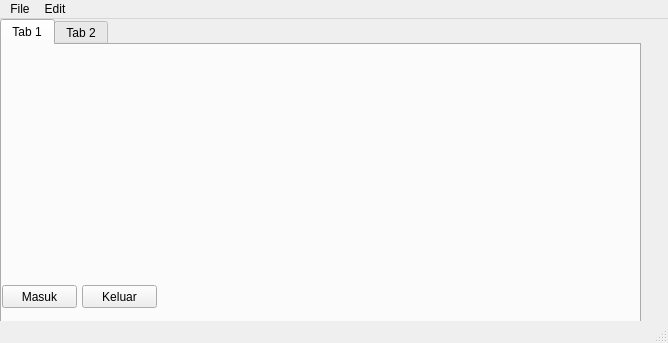
<?xml version="1.0" encoding="UTF-8"?>
<ui version="4.0">
 <class>MainWindow</class>
 <widget class="QMainWindow" name="MainWindow">
  <property name="geometry">
   <rect>
    <x>0</x>
    <y>0</y>
    <width>668</width>
    <height>343</height>
   </rect>
  </property>
  <property name="windowTitle">
   <string>MainWindow</string>
  </property>
  <widget class="QWidget" name="centralwidget">
   <widget class="QTabWidget" name="tabWidget">
    <property name="geometry">
     <rect>
      <x>0</x>
      <y>0</y>
      <width>641</width>
      <height>321</height>
     </rect>
    </property>
    <property name="currentIndex">
     <number>0</number>
    </property>
    <widget class="QWidget" name="tab">
     <attribute name="title">
      <string>Tab 1</string>
     </attribute>
     <widget class="QPushButton" name="pushButton">
      <property name="geometry">
       <rect>
        <x>0</x>
        <y>240</y>
        <width>75</width>
        <height>23</height>
       </rect>
      </property>
      <property name="text">
       <string>Masuk</string>
      </property>
     </widget>
     <widget class="QPushButton" name="pushButton_2">
      <property name="geometry">
       <rect>
        <x>80</x>
        <y>240</y>
        <width>75</width>
        <height>23</height>
       </rect>
      </property>
      <property name="text">
       <string>Keluar</string>
      </property>
     </widget>
    </widget>
    <widget class="QWidget" name="tab_2">
     <attribute name="title">
      <string>Tab 2</string>
     </attribute>
     <widget class="QLCDNumber" name="lcdNumber">
      <property name="geometry">
       <rect>
        <x>160</x>
        <y>90</y>
        <width>121</width>
        <height>41</height>
       </rect>
      </property>
      <property name="digitCount">
       <number>2</number>
      </property>
     </widget>
     <widget class="QDial" name="dial">
      <property name="geometry">
       <rect>
        <x>40</x>
        <y>50</y>
        <width>101</width>
        <height>101</height>
       </rect>
      </property>
     </widget>
    </widget>
   </widget>
  </widget>
  <widget class="QMenuBar" name="menubar">
   <property name="geometry">
    <rect>
     <x>0</x>
     <y>0</y>
     <width>668</width>
     <height>21</height>
    </rect>
   </property>
   <widget class="QMenu" name="menuFile">
    <property name="title">
     <string>File</string>
    </property>
    <widget class="QMenu" name="menuCopy">
     <property name="title">
      <string>Copy</string>
     </property>
     <property name="icon">
      <iconset>
       <normaloff>../copy.png</normaloff>../copy.png</iconset>
     </property>
     <addaction name="actionSebagian"/>
     <addaction name="actionSemuanya"/>
    </widget>
    <addaction name="actionNew"/>
    <addaction name="menuCopy"/>
    <addaction name="actionExit_2"/>
   </widget>
   <widget class="QMenu" name="menuEdit">
    <property name="title">
     <string>Edit</string>
    </property>
   </widget>
   <addaction name="menuFile"/>
   <addaction name="menuEdit"/>
  </widget>
  <widget class="QStatusBar" name="statusbar"/>
  <action name="actionNew">
   <property name="icon">
    <iconset>
     <normaloff>../new.png</normaloff>../new.png</iconset>
   </property>
   <property name="text">
    <string>New</string>
   </property>
  </action>
  <action name="actionExit">
   <property name="text">
    <string>Exit</string>
   </property>
  </action>
  <action name="actionExit_2">
   <property name="icon">
    <iconset>
     <normaloff>../exit.png</normaloff>../exit.png</iconset>
   </property>
   <property name="text">
    <string>Exit</string>
   </property>
   <property name="statusTip">
    <string>Klik untuk Keluar</string>
   </property>
  </action>
  <action name="actionSebagian">
   <property name="text">
    <string>Sebagian</string>
   </property>
  </action>
  <action name="actionSemuanya">
   <property name="text">
    <string>Semuanya</string>
   </property>
  </action>
 </widget>
 <resources/>
 <connections/>
</ui>
